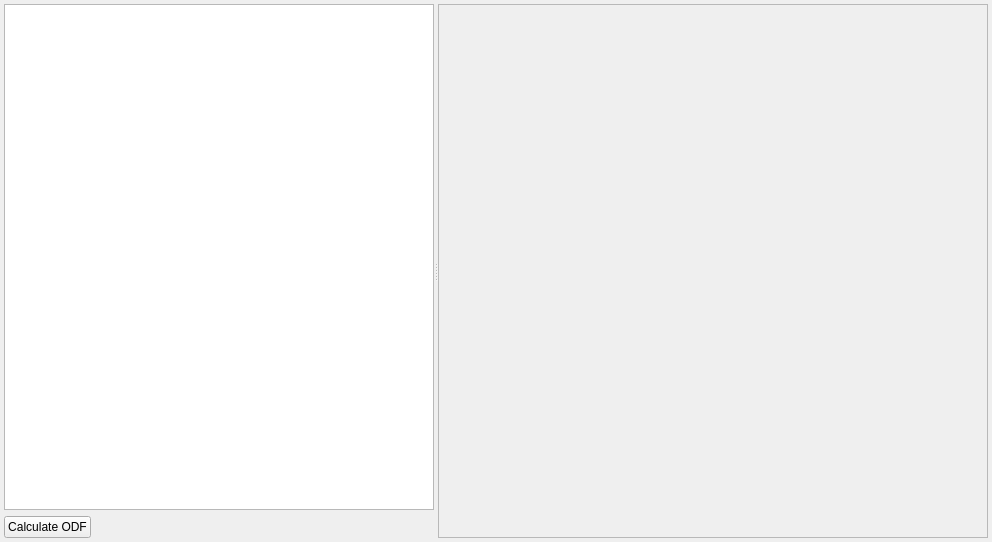
<?xml version="1.0" encoding="UTF-8"?>
<ui version="4.0">
 <class>StatsGenODFWidget</class>
 <widget class="QWidget" name="StatsGenODFWidget">
  <property name="geometry">
   <rect>
    <x>0</x>
    <y>0</y>
    <width>992</width>
    <height>542</height>
   </rect>
  </property>
  <property name="windowTitle">
   <string>Form</string>
  </property>
  <layout class="QVBoxLayout" name="verticalLayout_3">
   <property name="spacing">
    <number>4</number>
   </property>
   <property name="margin">
    <number>4</number>
   </property>
   <item>
    <widget class="QSplitter" name="splitter">
     <property name="orientation">
      <enum>Qt::Horizontal</enum>
     </property>
     <widget class="QWidget" name="layoutWidget">
      <layout class="QVBoxLayout" name="verticalLayout">
       <item>
        <widget class="QTableView" name="m_TableView">
         <property name="minimumSize">
          <size>
           <width>375</width>
           <height>0</height>
          </size>
         </property>
        </widget>
       </item>
       <item>
        <layout class="QHBoxLayout" name="horizontalLayout">
         <item>
          <widget class="QPushButton" name="m_CalculateODFBtn">
           <property name="text">
            <string>Calculate ODF</string>
           </property>
          </widget>
         </item>
         <item>
          <spacer name="horizontalSpacer">
           <property name="orientation">
            <enum>Qt::Horizontal</enum>
           </property>
           <property name="sizeHint" stdset="0">
            <size>
             <width>40</width>
             <height>20</height>
            </size>
           </property>
          </spacer>
         </item>
        </layout>
       </item>
      </layout>
     </widget>
     <widget class="QScrollArea" name="scrollArea">
      <property name="minimumSize">
       <size>
        <width>550</width>
        <height>0</height>
       </size>
      </property>
      <property name="widgetResizable">
       <bool>true</bool>
      </property>
      <widget class="QWidget" name="scrollAreaWidgetContents">
       <property name="geometry">
        <rect>
         <x>0</x>
         <y>0</y>
         <width>546</width>
         <height>530</height>
        </rect>
       </property>
       <layout class="QVBoxLayout" name="verticalLayout_2">
        <item>
         <widget class="QwtPlot" name="m_Plot1"/>
        </item>
        <item>
         <widget class="QwtPlot" name="m_Plot2"/>
        </item>
        <item>
         <widget class="QwtPlot" name="m_Plot3"/>
        </item>
       </layout>
      </widget>
     </widget>
    </widget>
   </item>
  </layout>
 </widget>
 <customwidgets>
  <customwidget>
   <class>QwtPlot</class>
   <extends>QFrame</extends>
   <header>qwt_plot.h</header>
   <container>1</container>
  </customwidget>
 </customwidgets>
 <resources/>
 <connections/>
</ui>
